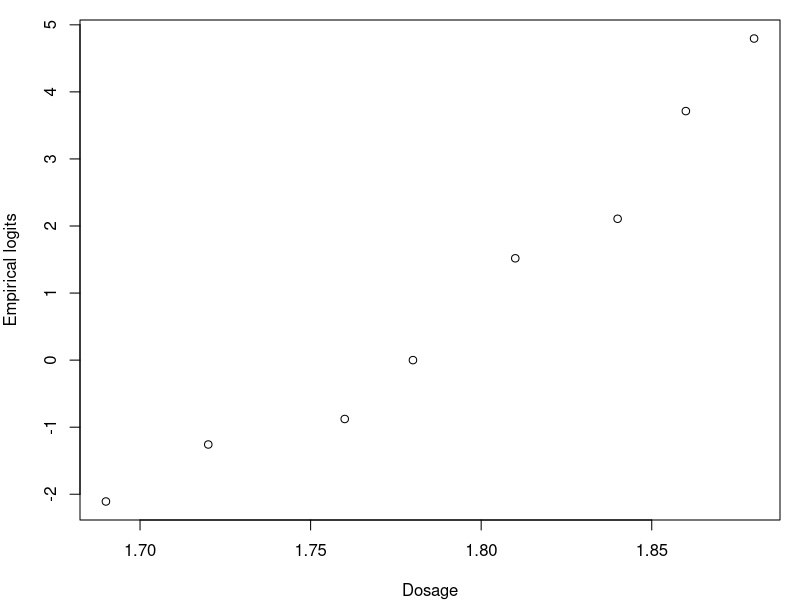

Recreate this plot in R.
## ---- chunk 1
knitr::opts_chunk$set(echo = TRUE)
## ---- chunk 2
x <- c(1.69, 1.72, 1.76, 1.78, 1.81, 1.84, 1.86, 1.88)
n <- c(59, 60, 62, 56, 63, 59, 62, 60)
y <- c(6, 13, 18, 28, 52, 53, 61, 60)

## Compute the empirical logit
emp.logit <- log((y + 0.5)/(n - y + 0.5))
par(mar=c(4,4,1,1))
plot(x, emp.logit, xlab = 'Dosage', ylab = 'Empirical logits')
## ---- chunk 3
logistic <- glm(y/n ~ x, family = binomial, weights = n)
summary(logistic)$coef
## ---- chunk 4
confint(logistic)
## ---- chunk 5
# Compute the odds ratio
beta1 <- summary(logistic)$coef[2]
(odds <- exp(0.1 * beta1))
## ---- chunk 6
exp(0.1*confint(logistic)[2,])
## ---- chunk 7
